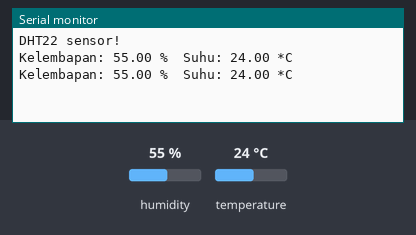
Bench run of a sketch on a simulated Arduino Uno, built with avr-gcc and run on an emulated ATmega328P. Shown: the last lines printed to the serial monitor. The inputs (shaded band) are chosen by the test bench; at power-on: humidity 55 %, temperature 24 °C.

Above: at 4.8 s.
4.9 s: humidity set to 22 %
At 6.6 s:
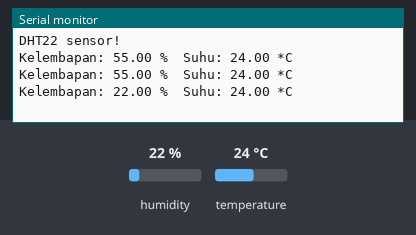
7.9 s: temperature set to 12 °C
At 8.3 s:
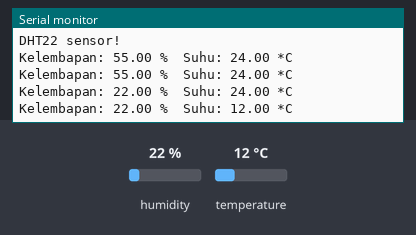
10.9 s: humidity set to 40 %
At 13.1 s:
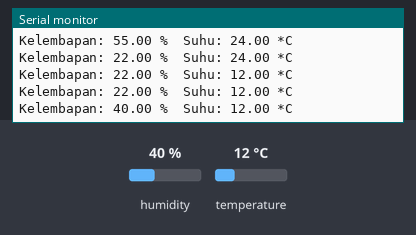
Timing chart, 0 to 14.6 s (numbered marks = the images above; inputs shaded):
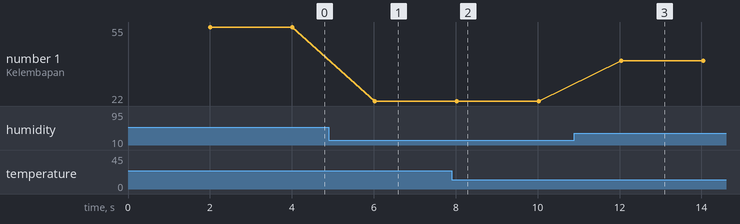

Measured:
- after the input at 4.9 s, the serial monitor: prints a new line after 1.1 s (image 1)
- after the input at 7.9 s, the serial monitor: prints a new line after 0.12 s (image 2)
- after the input at 10.9 s, the serial monitor: prints a new line after 1.1 s (image 3)
- plotted number 1: 55 → 22 after the input at 4.9 s, 22 → 40 after the input at 10.9 s

The sketch:

DHT.ino
```cpp
#include "DHT.h"

#define DHTPIN 2
#define DHTTYPE DHT22

DHT dht(DHTPIN, DHTTYPE);

void setup() {
  Serial.begin(9600);
  Serial.println("DHT22 sensor!");

  dht.begin();
}

void loop() {
  delay(2000);
  float kelembapan = dht.readHumidity();
  float suhu = dht.readTemperature();
  if (isnan(kelembapan) || isnan(suhu)) {
    Serial.println("Gagal membaca dari sensor DHT!");
    return;
  }
  Serial.print("Kelembapan: ");
  Serial.print(kelembapan);
  Serial.print(" %\t");
  Serial.print("Suhu: ");
  Serial.print(suhu);
  Serial.println(" *C");
}
```
